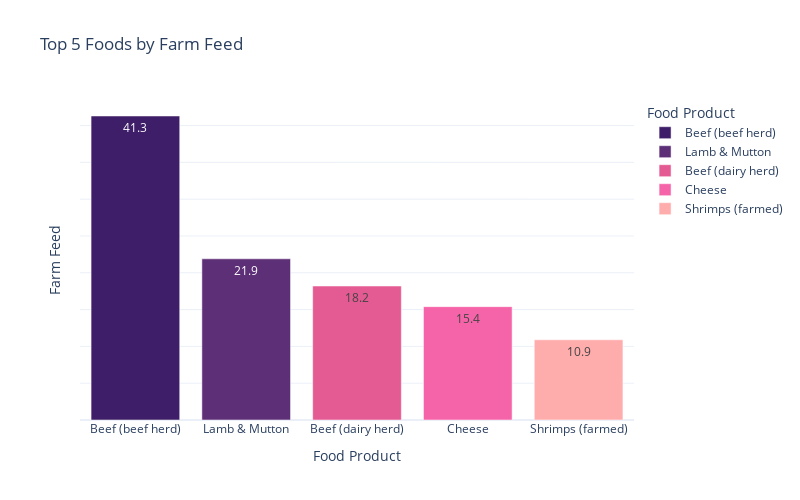

Notebook code for this chart:
### Code cell
fig1 = px.bar(
    top5_farm_feed,
    x = "food_product",
    y = "farm_feed",
    title = "Top 5 Foods by Farm Feed",
    labels = {
        "farm_feed": "Farm Feed",
        "food_product": "Food Product"
    },
    text = "farm_feed",
    color = "food_product",
    color_discrete_map = custom_colors
)
fig1.update_xaxes(categoryorder = "total descending")
fig1.update_layout(
    template = "plotly_white",
    yaxis = dict(
        showticklabels = False
    ),
    width = 800,
    height = 500, )
fig1.show()

### Figure 1 — Plotly figure (JSON) as saved in the notebook; plotly's stock layout.template omitted (floating-point values rounded to 4 significant figures)
{"data": [{"hovertemplate": "Food Product=%{x}<br>Farm Feed=%{text}<extra></extra>", "legendgroup": "Beef (beef herd)", "marker": {"color": "#3E1E68", "pattern": {"shape": ""}}, "name": "Beef (beef herd)", "orientation": "v", "showlegend": true, "text": [41.3], "textposition": "auto", "type": "bar", "x": ["Beef (beef herd)"], "xaxis": "x", "y": [41.3], "yaxis": "y"}, {"hovertemplate": "Food Product=%{x}<br>Farm Feed=%{text}<extra></extra>", "legendgroup": "Lamb & Mutton", "marker": {"color": "#5D2F77", "pattern": {"shape": ""}}, "name": "Lamb & Mutton", "orientation": "v", "showlegend": true, "text": [21.9], "textposition": "auto", "type": "bar", "x": ["Lamb & Mutton"], "xaxis": "x", "y": [21.9], "yaxis": "y"}, {"hovertemplate": "Food Product=%{x}<br>Farm Feed=%{text}<extra></extra>", "legendgroup": "Beef (dairy herd)", "marker": {"color": "#E45A92", "pattern": {"shape": ""}}, "name": "Beef (dairy herd)", "orientation": "v", "showlegend": true, "text": [18.2], "textposition": "auto", "type": "bar", "x": ["Beef (dairy herd)"], "xaxis": "x", "y": [18.2], "yaxis": "y"}, {"hovertemplate": "Food Product=%{x}<br>Farm Feed=%{text}<extra></extra>", "legendgroup": "Cheese", "marker": {"color": "#F564A9", "pattern": {"shape": ""}}, "name": "Cheese", "orientation": "v", "showlegend": true, "text": [15.4], "textposition": "auto", "type": "bar", "x": ["Cheese"], "xaxis": "x", "y": [15.4], "yaxis": "y"}, {"hovertemplate": "Food Product=%{x}<br>Farm Feed=%{text}<extra></extra>", "legendgroup": "Shrimps (farmed)", "marker": {"color": "#FFACAC", "pattern": {"shape": ""}}, "name": "Shrimps (farmed)", "orientation": "v", "showlegend": true, "text": [10.9], "textposition": "auto", "type": "bar", "x": ["Shrimps (farmed)"], "xaxis": "x", "y": [10.9], "yaxis": "y"}], "layout": {"barmode": "relative", "height": 500, "legend": {"title": {"text": "Food Product"}, "tracegroupgap": 0}, "title": {"text": "Top 5 Foods by Farm Feed"}, "width": 800, "xaxis": {"anchor": "y", "categoryarray": ["Beef (beef herd)", "Lamb & Mutton", "Beef (dairy herd)", "Cheese", "Shrimps (farmed)"], "categoryorder": "total descending", "domain": [0, 1], "title": {"text": "Food Product"}}, "yaxis": {"anchor": "x", "domain": [0, 1], "showticklabels": false, "title": {"text": "Farm Feed"}}}}
